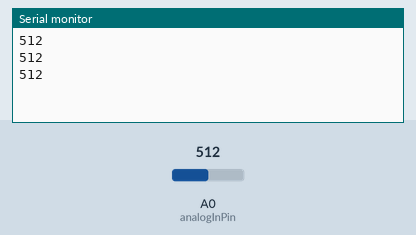
Recording of a sketch running on a simulated Arduino Uno, built with avr-gcc and run on an emulated ATmega328P. On the bench: the last lines printed to the serial monitor. Inputs (shaded band) come from the test bench; at power-on: A0 (analogInPin) = 512.

Above: at 1.3 s.
1.4 s: A0 (analogInPin) set to 716
At 1.9 s:
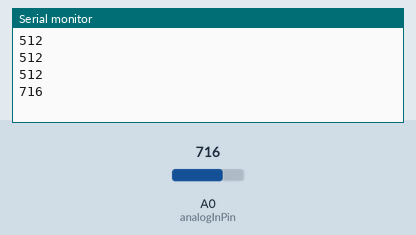
2.9 s: A0 (analogInPin) set to 900
At 3.4 s:
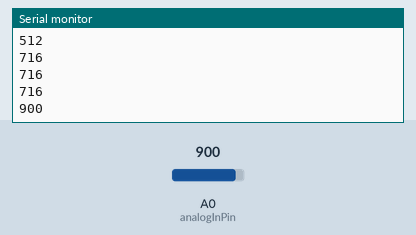
Timing chart, 0 to 5.9 s (numbered marks = the images above; inputs shaded):
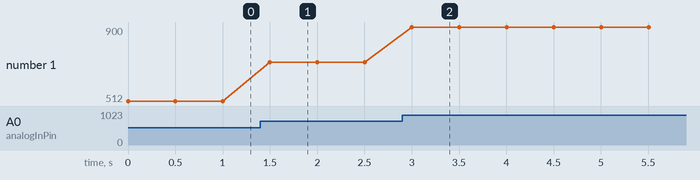

The sketch:

code2.ino
```cpp
int analogInPin = A0;  // Analog input pin LDR

int sensorValue = 0; // variable to store the value coming from the sensor

void setup() {
  Serial.begin(9600);  // Start serial Serial at 9600 baud
}

void loop() {
  sensorValue = analogRead(analogInPin);  // read the value from the sensor
  Serial.println(sensorValue);            //prints the values coming from the sensor
  delay(500);                             // spacing the time between the different values coming from the sensor
}
```

Measured:
- after the input at 1.4 s, the serial monitor: prints a new line after 0.10 s (image 1)
- after the input at 2.9 s, the serial monitor: prints a new line after 0.10 s (image 2)
- plotted number 1: 512 → 716 after the input at 1.4 s, 716 → 900 after the input at 2.9 s
